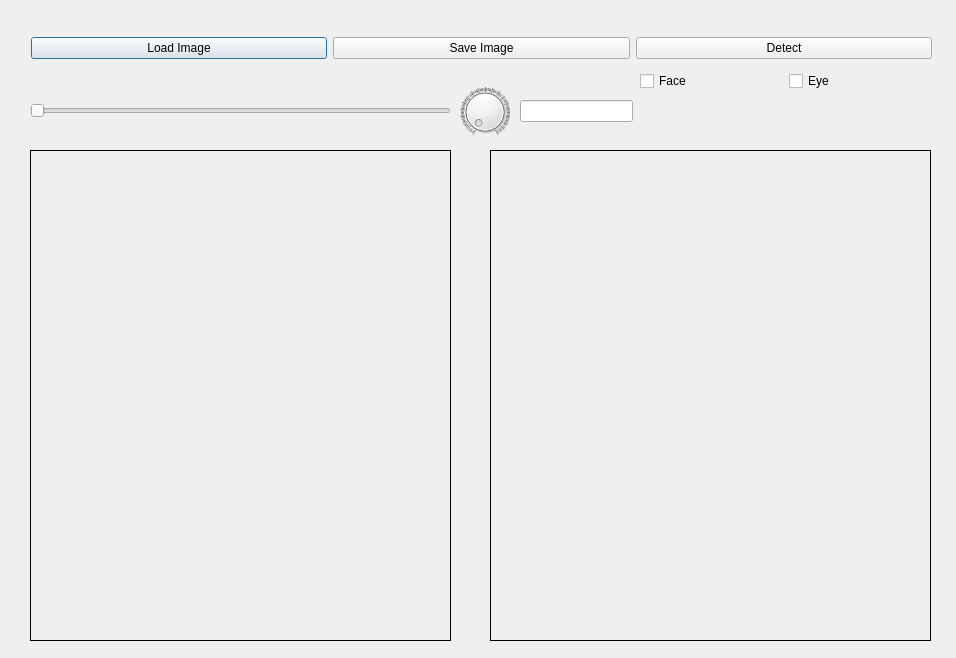
<?xml version="1.0" encoding="UTF-8"?>
<ui version="4.0">
 <class>Dialog</class>
 <widget class="QDialog" name="Dialog">
  <property name="geometry">
   <rect>
    <x>0</x>
    <y>0</y>
    <width>956</width>
    <height>658</height>
   </rect>
  </property>
  <property name="windowTitle">
   <string>Dialog</string>
  </property>
  <widget class="QLabel" name="imgLabel">
   <property name="geometry">
    <rect>
     <x>30</x>
     <y>150</y>
     <width>421</width>
     <height>491</height>
    </rect>
   </property>
   <property name="frameShape">
    <enum>QFrame::Box</enum>
   </property>
   <property name="text">
    <string/>
   </property>
  </widget>
  <widget class="QLabel" name="processedLabel">
   <property name="geometry">
    <rect>
     <x>490</x>
     <y>150</y>
     <width>441</width>
     <height>491</height>
    </rect>
   </property>
   <property name="frameShape">
    <enum>QFrame::Box</enum>
   </property>
   <property name="text">
    <string/>
   </property>
  </widget>
  <widget class="QWidget" name="layoutWidget">
   <property name="geometry">
    <rect>
     <x>31</x>
     <y>30</y>
     <width>901</width>
     <height>36</height>
    </rect>
   </property>
   <layout class="QHBoxLayout" name="horizontalLayout">
    <item>
     <widget class="QPushButton" name="loadButton">
      <property name="text">
       <string>Load Image</string>
      </property>
     </widget>
    </item>
    <item>
     <widget class="QPushButton" name="saveButton">
      <property name="text">
       <string>Save Image</string>
      </property>
     </widget>
    </item>
    <item>
     <widget class="QPushButton" name="detectButton">
      <property name="text">
       <string>Detect</string>
      </property>
     </widget>
    </item>
   </layout>
  </widget>
  <widget class="QSlider" name="hSlider">
   <property name="geometry">
    <rect>
     <x>30</x>
     <y>100</y>
     <width>421</width>
     <height>22</height>
    </rect>
   </property>
   <property name="orientation">
    <enum>Qt::Horizontal</enum>
   </property>
   <property name="tickInterval">
    <number>10</number>
   </property>
  </widget>
  <widget class="QWidget" name="layoutWidget">
   <property name="geometry">
    <rect>
     <x>640</x>
     <y>70</y>
     <width>291</width>
     <height>22</height>
    </rect>
   </property>
   <layout class="QHBoxLayout" name="horizontalLayout_2">
    <item>
     <widget class="QCheckBox" name="chkFace">
      <property name="text">
       <string>Face</string>
      </property>
     </widget>
    </item>
    <item>
     <widget class="QCheckBox" name="chkEye">
      <property name="text">
       <string>Eye</string>
      </property>
     </widget>
    </item>
   </layout>
  </widget>
  <widget class="QDial" name="dialValue">
   <property name="geometry">
    <rect>
     <x>460</x>
     <y>80</y>
     <width>50</width>
     <height>64</height>
    </rect>
   </property>
   <property name="maximum">
    <number>360</number>
   </property>
   <property name="notchesVisible">
    <bool>true</bool>
   </property>
  </widget>
  <widget class="QLineEdit" name="rotateValue">
   <property name="geometry">
    <rect>
     <x>520</x>
     <y>100</y>
     <width>113</width>
     <height>22</height>
    </rect>
   </property>
  </widget>
 </widget>
 <resources/>
 <connections/>
</ui>
